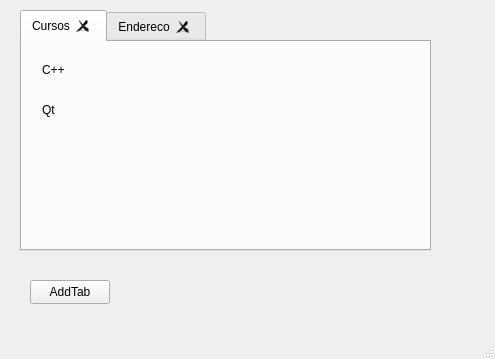
<?xml version="1.0" encoding="UTF-8"?>
<ui version="4.0">
 <class>MainWindow</class>
 <widget class="QMainWindow" name="MainWindow">
  <property name="geometry">
   <rect>
    <x>0</x>
    <y>0</y>
    <width>495</width>
    <height>359</height>
   </rect>
  </property>
  <property name="windowTitle">
   <string>MainWindow</string>
  </property>
  <widget class="QWidget" name="centralwidget">
   <widget class="QTabWidget" name="tabWidget">
    <property name="geometry">
     <rect>
      <x>20</x>
      <y>10</y>
      <width>411</width>
      <height>241</height>
     </rect>
    </property>
    <property name="currentIndex">
     <number>0</number>
    </property>
    <property name="tabsClosable">
     <bool>true</bool>
    </property>
    <widget class="QWidget" name="tab">
     <attribute name="title">
      <string>Cursos</string>
     </attribute>
     <widget class="QLabel" name="label">
      <property name="geometry">
       <rect>
        <x>20</x>
        <y>20</y>
        <width>49</width>
        <height>16</height>
       </rect>
      </property>
      <property name="text">
       <string>C++</string>
      </property>
     </widget>
     <widget class="QLabel" name="label_2">
      <property name="geometry">
       <rect>
        <x>20</x>
        <y>60</y>
        <width>49</width>
        <height>16</height>
       </rect>
      </property>
      <property name="text">
       <string>Qt</string>
      </property>
     </widget>
    </widget>
    <widget class="QWidget" name="tab_2">
     <attribute name="title">
      <string>Endereco</string>
     </attribute>
     <widget class="QLabel" name="label_3">
      <property name="geometry">
       <rect>
        <x>20</x>
        <y>30</y>
        <width>49</width>
        <height>16</height>
       </rect>
      </property>
      <property name="text">
       <string>TextLabel</string>
      </property>
     </widget>
     <widget class="QLabel" name="label_4">
      <property name="geometry">
       <rect>
        <x>20</x>
        <y>60</y>
        <width>49</width>
        <height>16</height>
       </rect>
      </property>
      <property name="text">
       <string>TextLabel</string>
      </property>
     </widget>
    </widget>
   </widget>
   <widget class="QPushButton" name="pushButton">
    <property name="geometry">
     <rect>
      <x>30</x>
      <y>280</y>
      <width>80</width>
      <height>24</height>
     </rect>
    </property>
    <property name="text">
     <string>AddTab</string>
    </property>
   </widget>
  </widget>
  <widget class="QMenuBar" name="menubar">
   <property name="geometry">
    <rect>
     <x>0</x>
     <y>0</y>
     <width>495</width>
     <height>21</height>
    </rect>
   </property>
  </widget>
  <widget class="QStatusBar" name="statusbar"/>
 </widget>
 <resources/>
 <connections/>
</ui>
